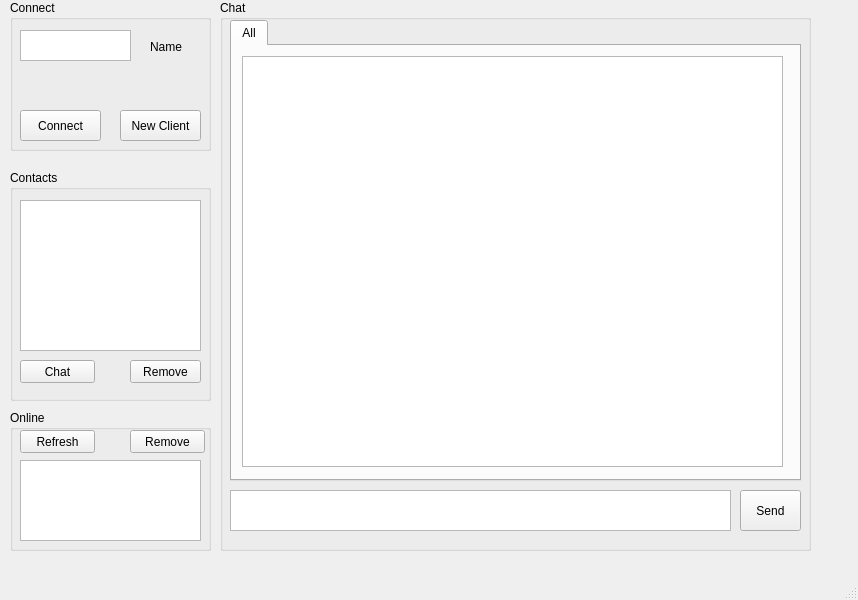
<?xml version="1.0" encoding="UTF-8"?>
<ui version="4.0">
 <class>MainWindow</class>
 <widget class="QMainWindow" name="MainWindow">
  <property name="geometry">
   <rect>
    <x>0</x>
    <y>0</y>
    <width>858</width>
    <height>600</height>
   </rect>
  </property>
  <property name="windowTitle">
   <string>MainWindow</string>
  </property>
  <widget class="QWidget" name="centralwidget">
   <widget class="QGroupBox" name="groupBox">
    <property name="geometry">
     <rect>
      <x>10</x>
      <y>0</y>
      <width>201</width>
      <height>151</height>
     </rect>
    </property>
    <property name="title">
     <string>Connect</string>
    </property>
    <widget class="QTextEdit" name="textEditClientConnect">
     <property name="geometry">
      <rect>
       <x>10</x>
       <y>30</y>
       <width>111</width>
       <height>31</height>
      </rect>
     </property>
    </widget>
    <widget class="QPushButton" name="pushButtonConnect">
     <property name="geometry">
      <rect>
       <x>10</x>
       <y>110</y>
       <width>81</width>
       <height>31</height>
      </rect>
     </property>
     <property name="text">
      <string>Connect</string>
     </property>
    </widget>
    <widget class="QPushButton" name="pushButtonNewClient">
     <property name="geometry">
      <rect>
       <x>110</x>
       <y>110</y>
       <width>81</width>
       <height>31</height>
      </rect>
     </property>
     <property name="text">
      <string>New Client</string>
     </property>
    </widget>
    <widget class="QLabel" name="labelName">
     <property name="geometry">
      <rect>
       <x>140</x>
       <y>40</y>
       <width>47</width>
       <height>13</height>
      </rect>
     </property>
     <property name="text">
      <string>Name</string>
     </property>
    </widget>
   </widget>
   <widget class="QGroupBox" name="groupBox_2">
    <property name="geometry">
     <rect>
      <x>220</x>
      <y>0</y>
      <width>591</width>
      <height>551</height>
     </rect>
    </property>
    <property name="title">
     <string>Chat</string>
    </property>
    <widget class="QTextEdit" name="textEditEnter">
     <property name="geometry">
      <rect>
       <x>10</x>
       <y>490</y>
       <width>501</width>
       <height>41</height>
      </rect>
     </property>
     <property name="tabChangesFocus">
      <bool>false</bool>
     </property>
    </widget>
    <widget class="QPushButton" name="pushButton">
     <property name="geometry">
      <rect>
       <x>520</x>
       <y>490</y>
       <width>61</width>
       <height>41</height>
      </rect>
     </property>
     <property name="text">
      <string>Send</string>
     </property>
    </widget>
    <widget class="QTabWidget" name="tabWidgetChat">
     <property name="geometry">
      <rect>
       <x>10</x>
       <y>20</y>
       <width>571</width>
       <height>461</height>
      </rect>
     </property>
     <property name="currentIndex">
      <number>0</number>
     </property>
     <widget class="QWidget" name="tab">
      <attribute name="title">
       <string>All</string>
      </attribute>
      <widget class="QTextEdit" name="textEditChat">
       <property name="geometry">
        <rect>
         <x>10</x>
         <y>10</y>
         <width>541</width>
         <height>411</height>
        </rect>
       </property>
       <property name="readOnly">
        <bool>true</bool>
       </property>
      </widget>
     </widget>
    </widget>
   </widget>
   <widget class="QGroupBox" name="groupBox_3">
    <property name="geometry">
     <rect>
      <x>10</x>
      <y>170</y>
      <width>201</width>
      <height>231</height>
     </rect>
    </property>
    <property name="title">
     <string>Contacts</string>
    </property>
    <widget class="QListWidget" name="listWidgetContacts">
     <property name="geometry">
      <rect>
       <x>10</x>
       <y>30</y>
       <width>181</width>
       <height>151</height>
      </rect>
     </property>
    </widget>
    <widget class="QPushButton" name="pushButtonRemove">
     <property name="geometry">
      <rect>
       <x>120</x>
       <y>190</y>
       <width>71</width>
       <height>23</height>
      </rect>
     </property>
     <property name="text">
      <string>Remove</string>
     </property>
    </widget>
    <widget class="QPushButton" name="pushButtonChat">
     <property name="geometry">
      <rect>
       <x>10</x>
       <y>190</y>
       <width>75</width>
       <height>23</height>
      </rect>
     </property>
     <property name="text">
      <string>Chat</string>
     </property>
    </widget>
   </widget>
   <widget class="QGroupBox" name="groupBox_4">
    <property name="geometry">
     <rect>
      <x>10</x>
      <y>410</y>
      <width>201</width>
      <height>141</height>
     </rect>
    </property>
    <property name="title">
     <string>Online</string>
    </property>
    <widget class="QListWidget" name="listWidgetOnline">
     <property name="geometry">
      <rect>
       <x>10</x>
       <y>50</y>
       <width>181</width>
       <height>81</height>
      </rect>
     </property>
    </widget>
    <widget class="QPushButton" name="pushButtonOnlineRefresh">
     <property name="geometry">
      <rect>
       <x>10</x>
       <y>20</y>
       <width>75</width>
       <height>23</height>
      </rect>
     </property>
     <property name="text">
      <string>Refresh</string>
     </property>
    </widget>
    <widget class="QPushButton" name="pushButtonOnlineRemove">
     <property name="geometry">
      <rect>
       <x>120</x>
       <y>20</y>
       <width>75</width>
       <height>23</height>
      </rect>
     </property>
     <property name="text">
      <string>Remove</string>
     </property>
    </widget>
   </widget>
  </widget>
  <widget class="QMenuBar" name="menubar">
   <property name="geometry">
    <rect>
     <x>0</x>
     <y>0</y>
     <width>858</width>
     <height>21</height>
    </rect>
   </property>
  </widget>
  <widget class="QStatusBar" name="statusbar"/>
 </widget>
 <resources/>
 <connections/>
</ui>
